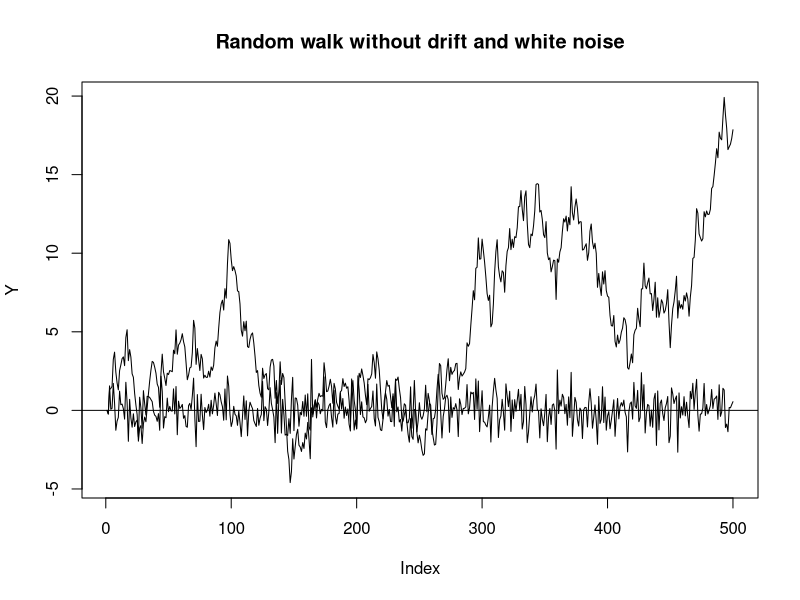
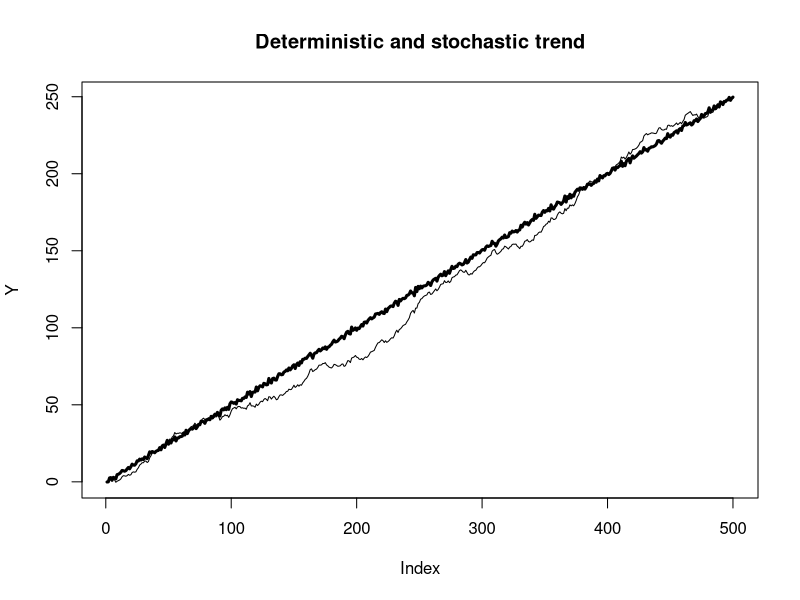
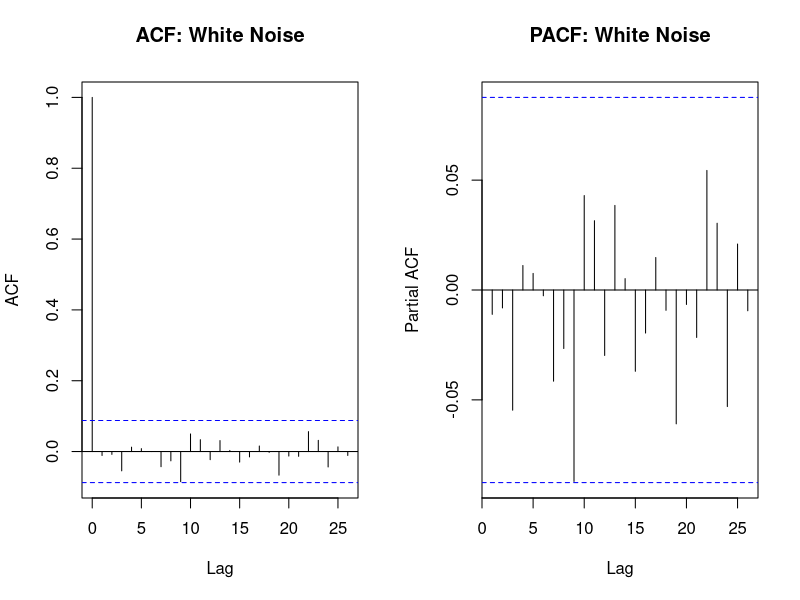
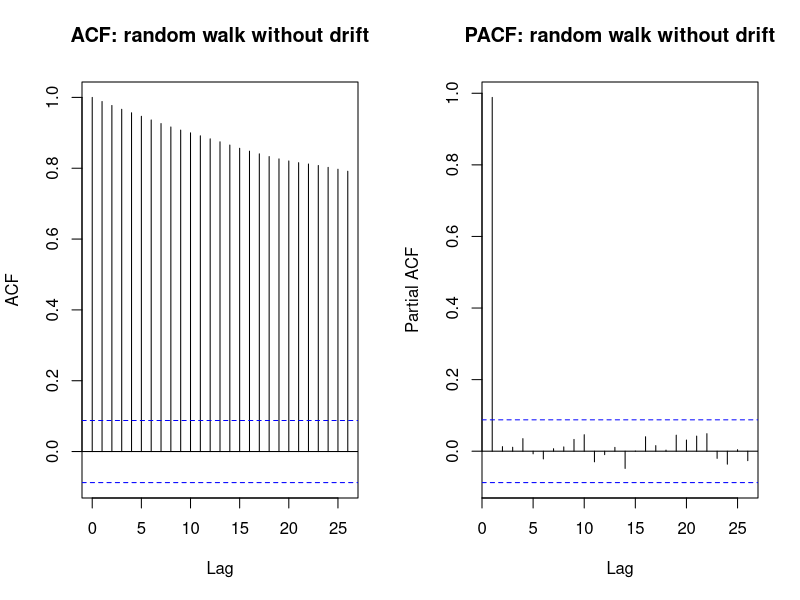
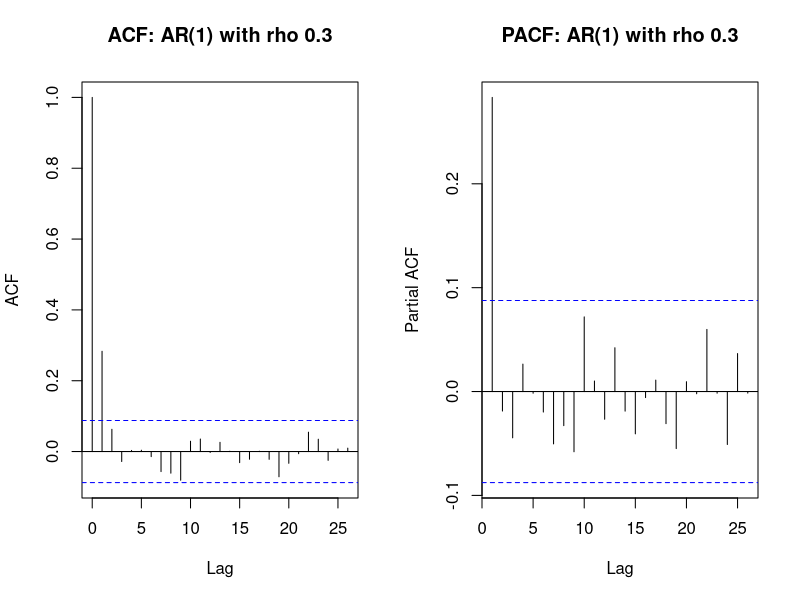
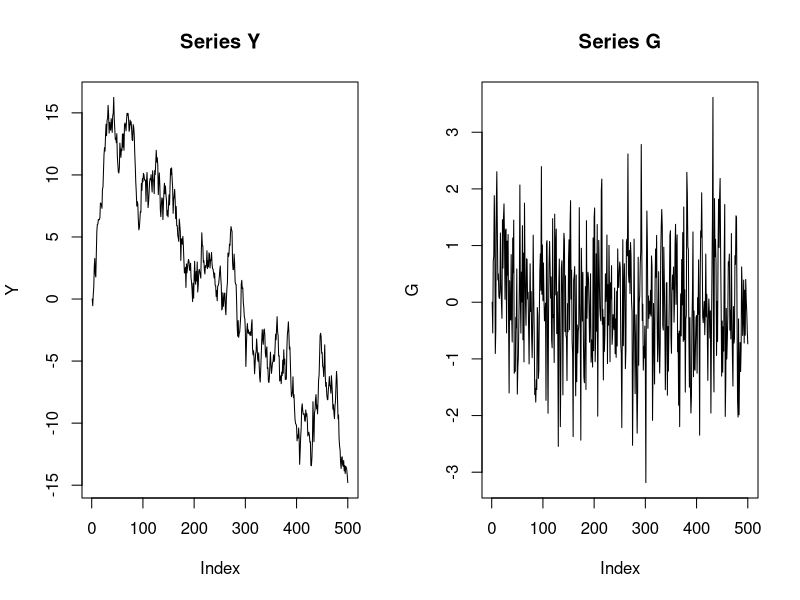
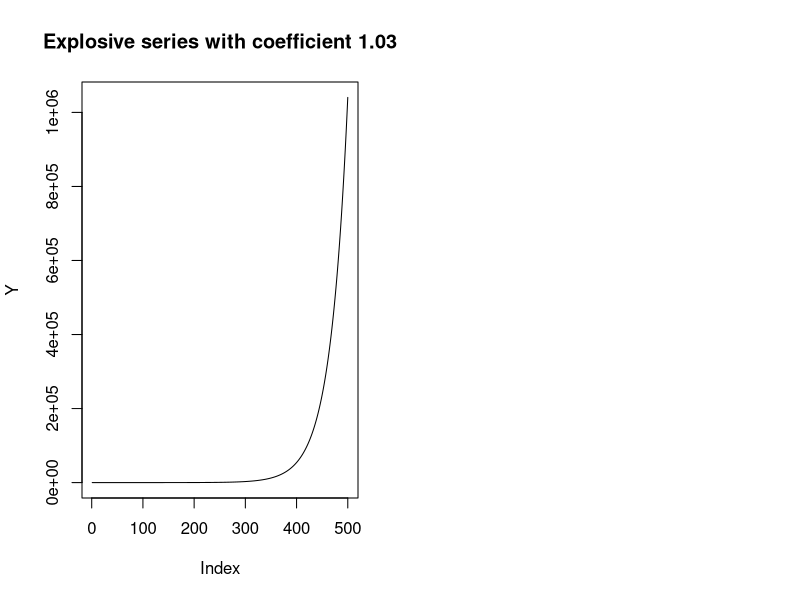
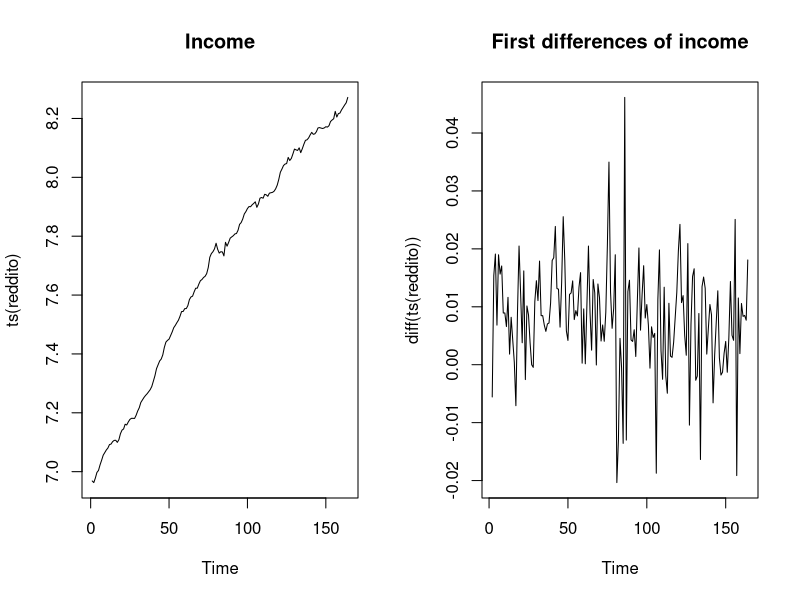

Recreate these plots in R, in order.
## ---- chunk 1
#| fig-cap: "Figure 6.1 – Random walk without drift and white noise processes"
set.seed(123)
u <- rnorm(500)
Y <- 0
X <- 0
for (i in 2:500) Y[i] <- Y[i-1]+u[i]
for (i in 2:500) X[i] <- Y[i]-Y[i-1]
plot(Y, type="l", main="Random walk without drift and white noise")
abline(h=0)
lines(X)
## ---- chunk 2
#| fig-cap: "Figure 6.2 – Deterministic trend (bold) and stochastic trend of a series"
u <- rnorm(500)
Y <- 0
X <- 0
for (i in 2:500) Y[i] <- 0.5+Y[i-1]+u[i]
for (i in 1:500) X[i] <- 0.5*i+u[i]
plot(Y, type="l", main="Deterministic and stochastic trend")
lines(X, lwd=3)
## ---- chunk 3
set.seed(4)
u <- rnorm(500); v <- rnorm(500)
Y <- 0; X <- 0
for (i in 2:500) Y[i] <- Y[i-1]+u[i]
for (i in 2:500) X[i] <- X[i-1]+v[i]
modello <- lm(Y~X); summary(modello)
## ---- chunk 4
dX <- diff(X); dY <- diff(Y)
modello2 <- lm(dY~dX); summary(modello2)
## ---- chunk 5
#| fig-cap: "Figure 6.3 – Correlograms of a white noise"
#| fig-width: 8
#| fig-height: 4
par(mfrow = c(1, 2))
awn <- acf(u, main="ACF: White Noise")
pwn <- pacf(u, main="PACF: White Noise")
## ---- chunk 6
#| fig-cap: "Figure 6.4 – Correlograms of a random walk without drift"
#| fig-width: 8
#| fig-height: 4
par(mfrow = c(1, 2))
arw <- acf(Y, main="ACF: random walk without drift")
prw <- pacf(Y, main="PACF: random walk without drift")
## ---- chunk 7
corcf <- round(cbind(awn$acf[-1], pwn$acf, arw$acf[-1], prw$acf), 3)
colnames(corcf) <- c("acf WN","pacf WN","acf RW","pacf RW")
corcf[1:5,]
## ---- chunk 8
#| fig-cap: "Figure 6.5 – AR(1) with coefficient below one"
#| fig-width: 8
#| fig-height: 4
G <- 0
for (i in 2:500) G[i] <- 0.3*G[i-1]+u[i]
par(mfrow = c(1, 2))
acf(G, main="ACF: AR(1) with rho 0.3")
pacf(G, main="PACF: AR(1) with rho 0.3")
## ---- chunk 9
#| fig-cap: "Figure 6.6 – Comparison between a non-stationary and a stationary series"
#| fig-width: 8
#| fig-height: 4
par(mfrow = c(1, 2))
plot(Y, type="l", main="Series Y")
plot(G, type="l", main="Series G")
## ---- chunk 10
Box.test(u, lag=10, type="Box-Pierce")
Box.test(G, lag=10, type="Ljung-Box")
## ---- chunk 11
#| fig-cap: "Figure 6.7 – Explosive series"
u <- rnorm(500)
Y <- 0
for (i in 2:500) Y[i] <- 1.03*Y[i-1]+u[i]
plot(Y, type="l", main="Explosive series with coefficient 1.03")
## ---- chunk 12
#| fig-cap: "Figure 6.8 – Income series and first differences"
#| fig-width: 8
#| fig-height: 4
lr <- read.csv2("data/logreddito.csv")
reddito <- lr$lreddito
par(mfrow=c(1,2))
plot(ts(reddito), main="Income")
plot(diff(ts(reddito)), main="First differences of income")
## ---- chunk 13
YY <- embed(reddito,2); Y <- YY[,1]; Y1 <- YY[,2]
modello <- lm(Y~Y1)
coef(modello)
dY <- diff(reddito); modello2 <- lm(dY~Y1)
summary(modello2)
## ---- chunk 14
library(tseries)
adf.test(reddito)
adf.test(diff(reddito))
## ---- chunk 15
modello3 <- lm(Y~Y1+I(1:length(Y)))
round(summary(modello3)$coeff, 3)
## ---- chunk 16
modello4 <- lm(reddito~I(1:length(reddito)))
detrend <- residuals(modello4)
adf.test(detrend)
## ---- chunk 17
gdp <- read.csv2("data/gdpusa.csv")
attach(gdp)
modc <- lm(cons~redd)
round(summary(modc)$coeff, 3)
## ---- chunk 18
uc <- residuals(modc)
u <- embed(uc,2)
du <- u[,1]-u[,2]
u1 <- u[,2]
modu <- lm(du~u1-1)
round(summary(modu)$coeff, 3)
## ---- chunk 19
cc <- embed(cons,2); dc <- cc[,1]-cc[,2]
rr <- embed(redd,2); dr <- rr[,1]-rr[,2]
modecm <- lm(dc~dr+u1); round(summary(modecm)$coeff, 3)
detach(gdp)
## ---- chunk 20
#| fig-cap: "Figure 6.9 – Simulated series for some values of rho"
#| fig-width: 8
#| fig-height: 8
u <- rnorm(100); par(mfrow=c(3,3))
coe <- c(0.0,0.3,0.7,1.0,1.1,-0.2,-0.8,-1.0,-1.1)
Y <- matrix(0,100,9)
for (j in 1:9) {
  for (i in 2:100) Y[i,j] <- coe[j]*Y[i-1,j]+u[i]
  plot(Y[,j], main=coe[j], type="l")
}
## ---- chunk 21
#| fig-cap: "Figure 6.10 – ACF of the simulated series for different values of rho"
#| fig-width: 8
#| fig-height: 8
par(mfrow=c(3,3))
for (j in 1:9) acf(Y[,j], main=coe[j])
## ---- chunk 22
#| fig-cap: "Figure 6.11 – PACF of the simulated series for different values of rho"
#| fig-width: 8
#| fig-height: 8
par(mfrow=c(3,3))
for (j in 1:9) pacf(Y[,j], main=coe[j])
## ---- chunk 23
#| fig-cap: "Figure 6.12 – ACF functions for some ARIMA models"
#| fig-width: 8
#| fig-height: 10
valori <- c(0.6,0.2,-0.5,0.3,0.7,-0.4,-0.8,-0.5)
par(mfrow=c(4,3)); i <- 1
while (i<8) {
  acf(arima.sim(list(ar=valori[i]), n=500),
      main=paste("ARIMA(1,0,0)", valori[i], sep=" "), lag.max=10)
  acf(arima.sim(list(ma=valori[i+1]), n=500),
      main=paste("ARIMA(0,0,1)", valori[i+1], sep=" "), lag.max=10)
  acf(arima.sim(list(ar=valori[i], ma=valori[i+1]), n=500),
      main=paste("ARIMA(1,0,1)", valori[i], valori[i+1], sep=" "), lag.max=10)
  i <- i+2
}
## ---- chunk 24
#| fig-cap: "Figure 6.13 – PACF functions for some ARIMA models"
#| fig-width: 8
#| fig-height: 10
par(mfrow=c(4,3)); i <- 1
while (i<8) {
  pacf(arima.sim(list(ar=valori[i]), n=500),
       main=paste("ARIMA(1,0,0)", valori[i], sep=" "), lag.max=10)
  pacf(arima.sim(list(ma=valori[i+1]), n=500),
       main=paste("ARIMA(0,0,1)", valori[i+1], sep=" "), lag.max=10)
  pacf(arima.sim(list(ar=valori[i], ma=valori[i+1]), n=500),
       main=paste("ARIMA(1,0,1)", valori[i], valori[i+1], sep=" "), lag.max=10)
  i <- i+2
}
## ---- chunk 25
#| fig-cap: "Figure 6.14 – ACF and PACF of the consumption series"
#| fig-width: 8
#| fig-height: 4
consnd <- read.csv2("data/consnd.csv")$consnd
consumiuk <- ts(consnd, start=1955, frequency=4)
consumo <- window(log(consumiuk), end=c(1970,4))
par(mfrow=c(1,2))
acf(consumo, main="ACF consumption series")
pacf(consumo, main="PACF consumption series")
## ---- chunk 26
#| fig-cap: "Figure 6.15 – ACF and PACF of the differenced series"
#| fig-width: 8
#| fig-height: 7
par(mfrow=c(2,2))
acf(diff(consumo), main="ACF consumption lag 1")
pacf(diff(consumo), main="PACF consumption lag 1")
acf(diff(diff(consumo),4), main="ACF consumption lags 1 and 4")
pacf(diff(diff(consumo),4), main="PACF consumption lags 1 and 4")
## ---- chunk 27
modtsa <- arima(consumo, order=c(1,1,1), seasonal=c(1,1,1))
modtsb <- arima(consumo, order=c(1,1,0), seasonal=c(1,1,0))
modtsc <- arima(consumo, order=c(0,1,1), seasonal=c(0,1,1))
modtsa$coef; modtsb$coef; modtsc$coef
modtsa$aic; modtsb$aic; modtsc$aic
## ---- chunk 28
#| fig-cap: "Figure 6.16 – Residual diagnostics of the third SARIMA model"
#| fig-width: 8
#| fig-height: 4
modtsc
par(mfrow=c(1,2))
acf(modtsc$resid, main="ACF of residuals")
pacf(modtsc$resid, main="PACF of residuals")
## ---- chunk 29
#| fig-cap: "Figure 6.17 – Observed and forecast values"
#| fig-width: 8
#| fig-height: 4
(1988-1970)*4
previsione <- predict(modtsc, n.ahead=72)
length(consumiuk)
136-72
errp <- log(consumiuk)[65:136]-previsione$pred
par(mfrow=c(1,2))
plot(log(consumiuk), main="Forecast")
lines(previsione$pred, type="o")
plot(errp, main="Observed - forecast")
abline(h=0)
## ---- chunk 30
dati <- AirPassengers
scomponi <- stl(dati, s.window="period")
scomponi$time.series[1:5,]
## ---- chunk 31
#| fig-cap: "Figure 6.18 – ACF and PACF of the trend and of the seasonal component"
#| fig-width: 8
#| fig-height: 7
stagione <- scomponi$time.series[,1]
tendenza <- scomponi$time.series[,2]
par(mfrow=c(2,2))
acf(tendenza, main="ACF of the trend")
pacf(tendenza, main="PACF of the trend")
acf(stagione, main="ACF of the season")
pacf(stagione, main="PACF of the season")
## ---- chunk 32
#| fig-cap: "Figure 6.19 – ACF and PACF of the residuals of model modpass"
#| fig-width: 8
#| fig-height: 4
modpass <- arima(dati, order=c(1,1,0), seasonal=c(2,1,0))
modpass
par(mfrow=c(1,2))
acf(modpass$resid, main="ACF of residuals")
pacf(modpass$resid, main="PACF of residuals")
## ---- chunk 33
#| fig-cap: "Figure 6.20 – Observed data up to 1960 and forecasts for 1961 and 1962"
prev <- predict(modpass, n.ahead=24)
serie <- append(dati, prev$pred)
serie <- ts(serie, start=1949, frequency=12)
plot(serie, main="Observed 1949-1960 and forecast 1961-1962")
abline(v=1961)
